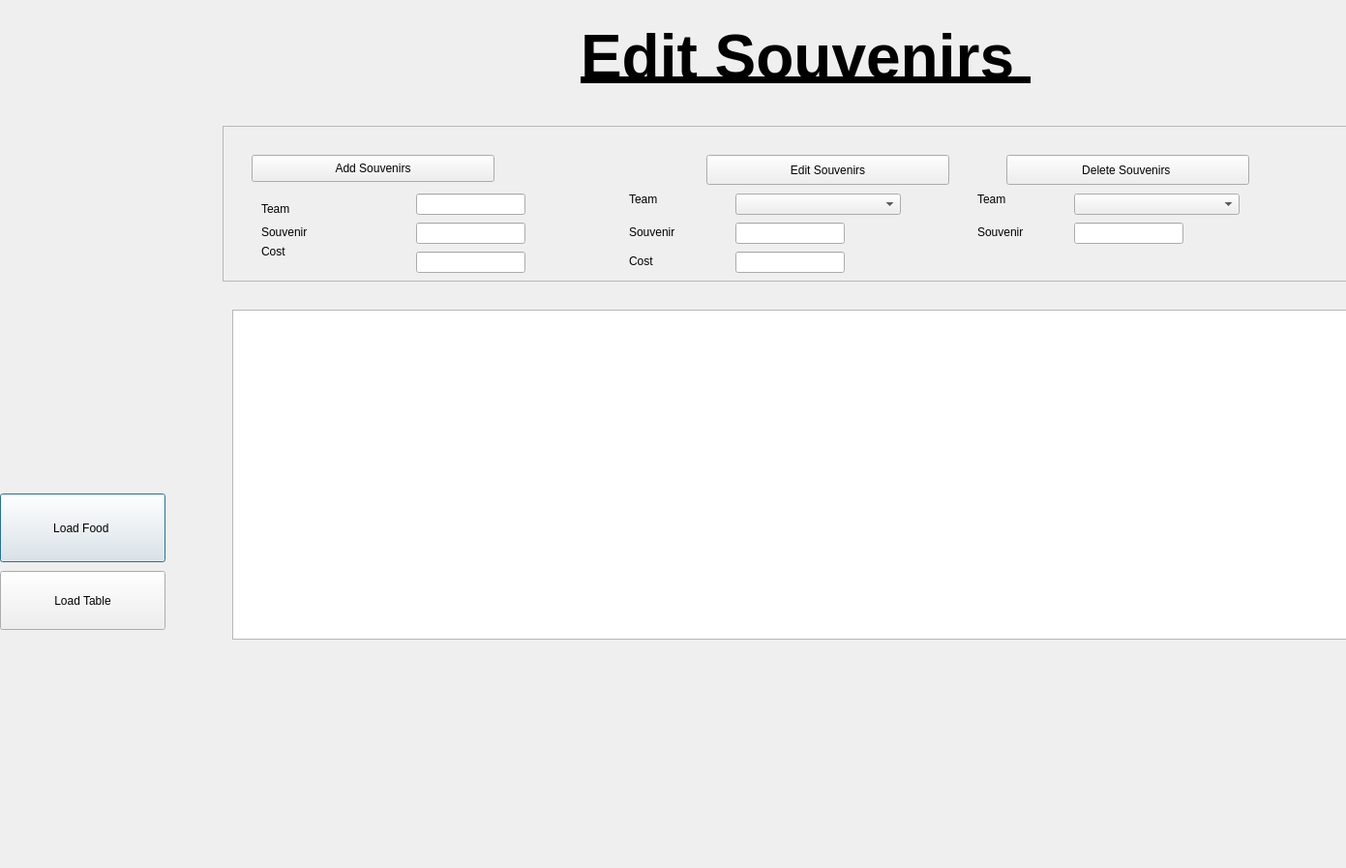
<?xml version="1.0" encoding="UTF-8"?>
<ui version="4.0">
 <class>edit_souvenirs</class>
 <widget class="QDialog" name="edit_souvenirs">
  <property name="geometry">
   <rect>
    <x>0</x>
    <y>0</y>
    <width>1391</width>
    <height>897</height>
   </rect>
  </property>
  <property name="windowTitle">
   <string>Dialog</string>
  </property>
  <widget class="QLabel" name="label_4">
   <property name="geometry">
    <rect>
     <x>600</x>
     <y>10</y>
     <width>831</width>
     <height>101</height>
    </rect>
   </property>
   <property name="text">
    <string>&lt;!DOCTYPE HTML PUBLIC &quot;-//W3C//DTD HTML 4.0//EN&quot; &quot;http://www.w3.org/TR/REC-html40/strict.dtd&quot;&gt;
&lt;html&gt;&lt;head&gt;&lt;meta name=&quot;qrichtext&quot; content=&quot;1&quot; /&gt;&lt;style type=&quot;text/css&quot;&gt;
p, li { white-space: pre-wrap; }
&lt;/style&gt;&lt;/head&gt;&lt;body style=&quot; font-family:'MS Shell Dlg 2'; font-size:8pt; font-weight:400; font-style:normal;&quot;&gt;
&lt;p style=&quot; margin-top:0px; margin-bottom:0px; margin-left:0px; margin-right:0px; -qt-block-indent:0; text-indent:0px;&quot;&gt;&lt;span style=&quot; font-size:48pt; font-weight:600; text-decoration: underline;&quot;&gt;Edit Souvenirs &lt;/span&gt;&lt;/p&gt;&lt;/body&gt;&lt;/html&gt;</string>
   </property>
  </widget>
  <widget class="QPushButton" name="load_food">
   <property name="geometry">
    <rect>
     <x>0</x>
     <y>510</y>
     <width>171</width>
     <height>71</height>
    </rect>
   </property>
   <property name="text">
    <string>Load Food </string>
   </property>
  </widget>
  <widget class="QPushButton" name="load_Button">
   <property name="geometry">
    <rect>
     <x>0</x>
     <y>590</y>
     <width>171</width>
     <height>61</height>
    </rect>
   </property>
   <property name="text">
    <string>Load Table</string>
   </property>
  </widget>
  <widget class="QTableView" name="tableView">
   <property name="geometry">
    <rect>
     <x>240</x>
     <y>320</y>
     <width>1211</width>
     <height>341</height>
    </rect>
   </property>
  </widget>
  <widget class="QFrame" name="frame">
   <property name="geometry">
    <rect>
     <x>230</x>
     <y>130</y>
     <width>1201</width>
     <height>161</height>
    </rect>
   </property>
   <property name="frameShape">
    <enum>QFrame::StyledPanel</enum>
   </property>
   <property name="frameShadow">
    <enum>QFrame::Raised</enum>
   </property>
   <widget class="QPushButton" name="add_Button">
    <property name="geometry">
     <rect>
      <x>30</x>
      <y>30</y>
      <width>251</width>
      <height>28</height>
     </rect>
    </property>
    <property name="text">
     <string>Add Souvenirs</string>
    </property>
   </widget>
   <widget class="QLabel" name="label">
    <property name="geometry">
     <rect>
      <x>40</x>
      <y>100</y>
      <width>151</width>
      <height>20</height>
     </rect>
    </property>
    <property name="text">
     <string>Souvenir</string>
    </property>
   </widget>
   <widget class="QLineEdit" name="add_souv_text">
    <property name="geometry">
     <rect>
      <x>200</x>
      <y>100</y>
      <width>113</width>
      <height>22</height>
     </rect>
    </property>
   </widget>
   <widget class="QLineEdit" name="add_team_txt">
    <property name="geometry">
     <rect>
      <x>200</x>
      <y>70</y>
      <width>113</width>
      <height>22</height>
     </rect>
    </property>
   </widget>
   <widget class="QLineEdit" name="add_cost_txt">
    <property name="geometry">
     <rect>
      <x>200</x>
      <y>130</y>
      <width>113</width>
      <height>22</height>
     </rect>
    </property>
   </widget>
   <widget class="QLabel" name="label_2">
    <property name="geometry">
     <rect>
      <x>40</x>
      <y>70</y>
      <width>71</width>
      <height>31</height>
     </rect>
    </property>
    <property name="text">
     <string>Team</string>
    </property>
   </widget>
   <widget class="QLabel" name="label_3">
    <property name="geometry">
     <rect>
      <x>40</x>
      <y>120</y>
      <width>61</width>
      <height>20</height>
     </rect>
    </property>
    <property name="text">
     <string>Cost</string>
    </property>
   </widget>
   <widget class="QPushButton" name="delete_Button">
    <property name="geometry">
     <rect>
      <x>810</x>
      <y>30</y>
      <width>251</width>
      <height>31</height>
     </rect>
    </property>
    <property name="text">
     <string>Delete Souvenirs </string>
    </property>
   </widget>
   <widget class="QComboBox" name="team_box1">
    <property name="geometry">
     <rect>
      <x>530</x>
      <y>70</y>
      <width>171</width>
      <height>22</height>
     </rect>
    </property>
   </widget>
   <widget class="QComboBox" name="team_box2">
    <property name="geometry">
     <rect>
      <x>880</x>
      <y>70</y>
      <width>171</width>
      <height>22</height>
     </rect>
    </property>
   </widget>
   <widget class="QPushButton" name="delete_Button_2">
    <property name="geometry">
     <rect>
      <x>500</x>
      <y>30</y>
      <width>251</width>
      <height>31</height>
     </rect>
    </property>
    <property name="text">
     <string>Edit Souvenirs</string>
    </property>
   </widget>
   <widget class="QLabel" name="label_5">
    <property name="geometry">
     <rect>
      <x>420</x>
      <y>100</y>
      <width>151</width>
      <height>20</height>
     </rect>
    </property>
    <property name="text">
     <string>Souvenir</string>
    </property>
   </widget>
   <widget class="QLabel" name="label_6">
    <property name="geometry">
     <rect>
      <x>780</x>
      <y>100</y>
      <width>151</width>
      <height>20</height>
     </rect>
    </property>
    <property name="text">
     <string>Souvenir</string>
    </property>
   </widget>
   <widget class="QLabel" name="label_7">
    <property name="geometry">
     <rect>
      <x>420</x>
      <y>60</y>
      <width>71</width>
      <height>31</height>
     </rect>
    </property>
    <property name="text">
     <string>Team</string>
    </property>
   </widget>
   <widget class="QLabel" name="label_8">
    <property name="geometry">
     <rect>
      <x>780</x>
      <y>60</y>
      <width>71</width>
      <height>31</height>
     </rect>
    </property>
    <property name="text">
     <string>Team</string>
    </property>
   </widget>
   <widget class="QLabel" name="label_9">
    <property name="geometry">
     <rect>
      <x>420</x>
      <y>130</y>
      <width>61</width>
      <height>20</height>
     </rect>
    </property>
    <property name="text">
     <string>Cost</string>
    </property>
   </widget>
   <widget class="QLineEdit" name="edit_souv">
    <property name="geometry">
     <rect>
      <x>530</x>
      <y>100</y>
      <width>113</width>
      <height>22</height>
     </rect>
    </property>
   </widget>
   <widget class="QLineEdit" name="delete_souv">
    <property name="geometry">
     <rect>
      <x>880</x>
      <y>100</y>
      <width>113</width>
      <height>22</height>
     </rect>
    </property>
   </widget>
   <widget class="QLineEdit" name="edit_cost">
    <property name="geometry">
     <rect>
      <x>530</x>
      <y>130</y>
      <width>113</width>
      <height>22</height>
     </rect>
    </property>
   </widget>
  </widget>
 </widget>
 <resources/>
 <connections/>
</ui>
